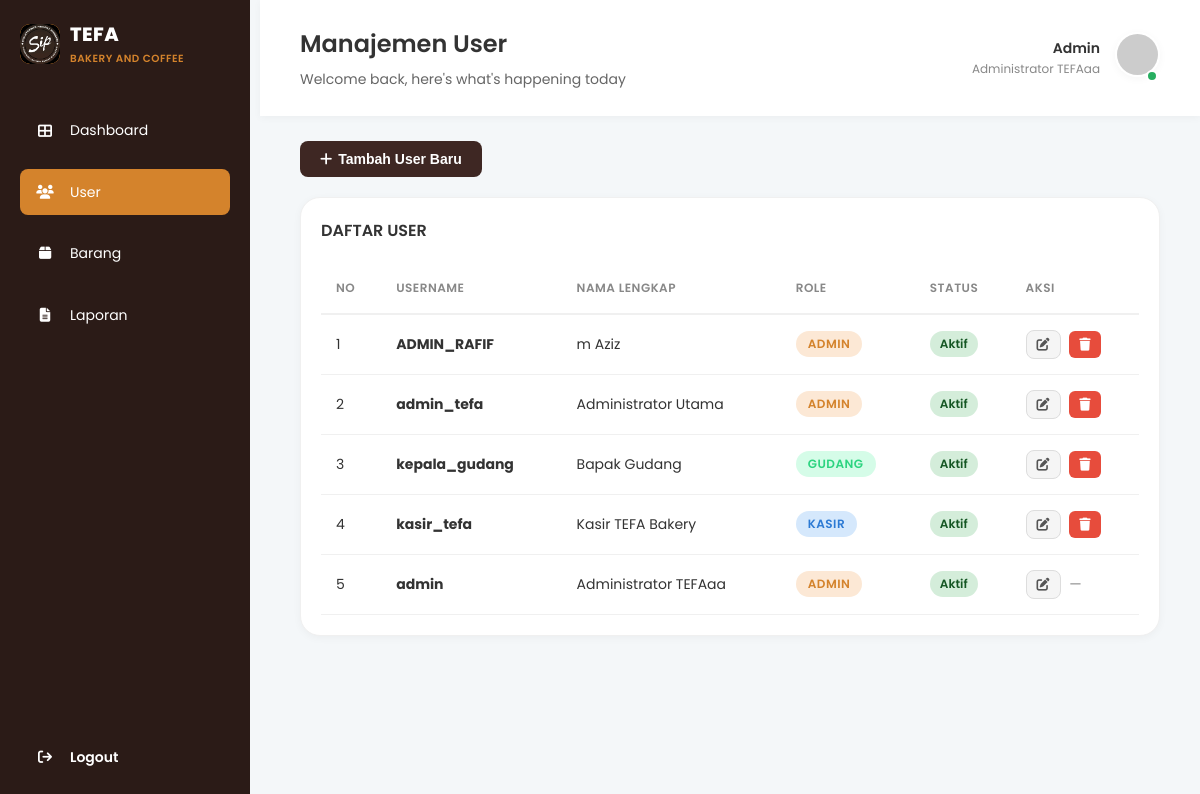
Before: /admin/user.php (signed in) with the older database file.
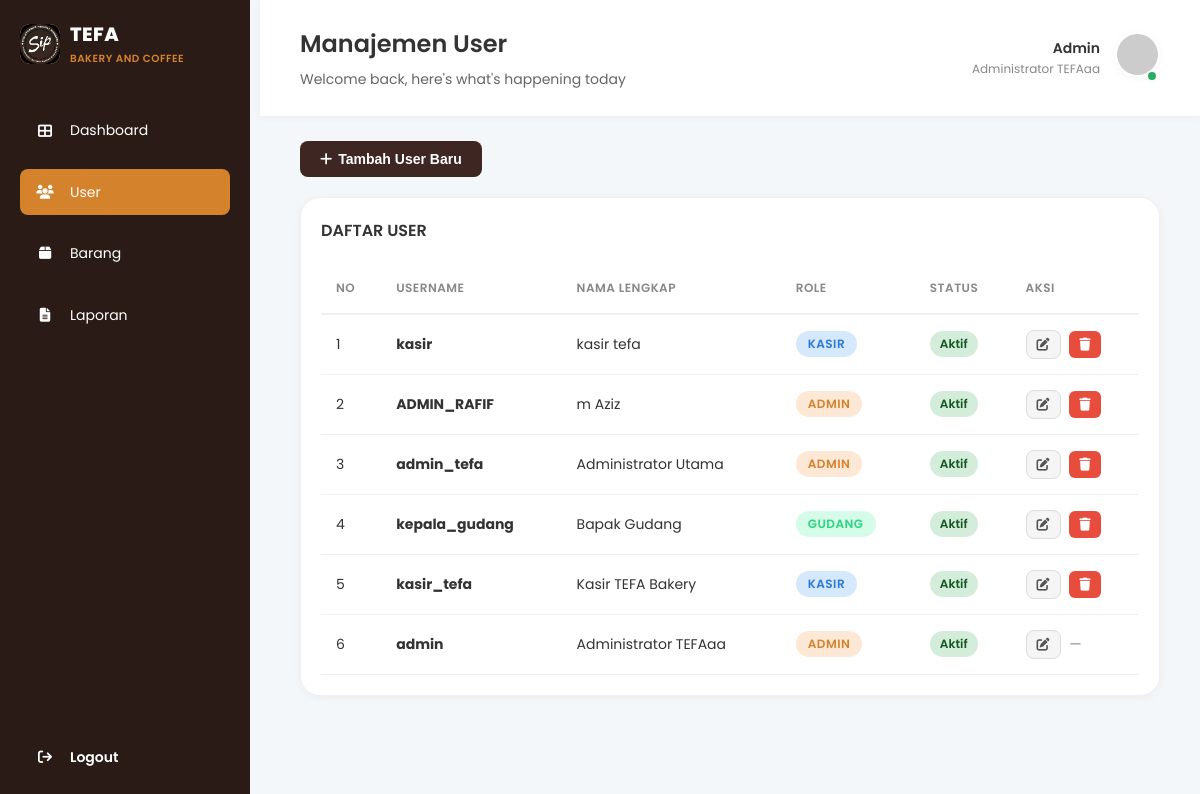
After: the same page with the newer database file.
### tables this page shows
CREATE TABLE `users` (
  `id` int NOT NULL,
  `username` varchar(50) NOT NULL,
  `password` varchar(255) NOT NULL,
  `nama_lengkap` varchar(100) DEFAULT NULL,
  `role` enum('admin','kasir','gudang') NOT NULL,
  `status` enum('aktif','non-aktif') DEFAULT 'aktif'
);

### core/Auth.php (called while the page is built, shortened)
<?php
require_once __DIR__ . '/Database.php';
class Auth
{
    public static function isLoggedIn(): bool
    {
        $storedAgent  = $_SESSION['user_agent'] ?? '';
        $currentAgent = $_SERVER['HTTP_USER_AGENT'] ?? '';
        return true;
    }
    public static function user(): array
    {
        return [
            'id'           => $_SESSION['user_id']      ?? null,
            'username'     => $_SESSION['username']     ?? '',
            'nama_lengkap' => $_SESSION['nama_lengkap'] ?? '',
            'role'         => $_SESSION['role']         ?? '',
        ];
    }
}

### models/UserModel.php (called while the page is built, shortened)
<?php
require_once __DIR__ . '/../core/Database.php';
class UserModel {
    private $db;
    public function __construct() {
        $this->db = Database::getConnection();
    }
    public function getAll($current_user_id = 0) {
        $stmt = $this->db->prepare("SELECT id, username, nama_lengkap, role, status FROM users WHERE id != ? ORDER BY id DESC");
        $stmt->execute([$current_user_id]);
        return $stmt->fetchAll();
    }
}

### core/Database.php (called while the page is built, shortened)
<?php
class Database
{
    private static ?PDO $instance = null;
    public static function getConnection(): PDO
    {
        if (self::$instance === null) {
            try {
                $dsn = sprintf(
                    'mysql:host=%s;dbname=%s;charset=%s',
                    DB_HOST,
                    DB_NAME,
                    DB_CHARSET
                );
                self::$instance = new PDO($dsn, DB_USER, DB_PASS, [
                    PDO::ATTR_ERRMODE            => PDO::ERRMODE_EXCEPTION,
                    PDO::ATTR_DEFAULT_FETCH_MODE => PDO::FETCH_ASSOC,
                    PDO::ATTR_EMULATE_PREPARES   => false,
                ]);
            } catch (PDOException $e) {
                error_log('[DB Error] ' . $e->getMessage());
                throw new RuntimeException('Koneksi database gagal. Hubungi administrator.');
            }
        }
        return self::$instance;
    }
}

### admin/user.php (the view, shortened to what the changed rows need)
<?php
require_once '../core/Auth.php';
require_once __DIR__ . '/../models/UserModel.php';
require_once __DIR__ . '/../core/Auth.php';
$userModel   = new UserModel();
$users       = $userModel->getAll();
$pageHeading  = 'Manajemen User';
?>
<?php include 'includes/header.php'; ?>
<?php include 'includes/sidebar.php'; ?>
    <div class="page-content">
        <section class="table-card">
            <div class="table-responsive">
                <table class="custom-table">
                    <thead>
                        <tr>
                            <th><span class="th-content">No</span></th>
                            <th><span class="th-content">Username</span></th>
                            <th><span class="th-content">Nama Lengkap</span></th>
                            <th><span class="th-content">Role</span></th>
                            <th><span class="th-content">Status</span></th>
                            <th><span class="th-content">Aksi</span></th>
                        </tr>
                    </thead>
                    <tbody>
                        <?php if (empty($users)): ?>
                        <tr>
                            <td colspan="6" style="text-align:center; color:#999; padding:30px;">
                                Belum ada user terdaftar.
                            </td>
                        </tr>
                        <?php else: ?>
                        <?php foreach ($users as $i => $u): ?>
                        <tr>
                            <td><?= $i + 1 ?></td>
                            <td><strong><?= htmlspecialchars($u['username']) ?></strong></td>
                            <td><?= htmlspecialchars($u['nama_lengkap']) ?></td>
                            <td>
                                <span class="role-badge role-<?= htmlspecialchars($u['role']) ?>">
                                    <?= ucfirst(htmlspecialchars($u['role'])) ?>
                                </span>
                            </td>
                            <td>
                                <span class="status-badge status-<?= $u['status'] === 'aktif' ? 'active' : 'inactive' ?>">
                                    <?= $u['status'] === 'aktif' ? 'Aktif' : 'Nonaktif' ?>
                                </span>
                            </td>
                            <td>
                                <button class="btn-secondary" onclick="editUser(
                                    <?= $u['id'] ?>,
                                    '<?= htmlspecialchars($u['username'], ENT_QUOTES) ?>',
                                    '<?= htmlspecialchars($u['nama_lengkap'], ENT_QUOTES) ?>',
                                    '<?= htmlspecialchars($u['role'], ENT_QUOTES) ?>',
                                    '<?= htmlspecialchars($u['status'], ENT_QUOTES) ?>'
                                )" style="padding: 6px 10px; font-size: 13px; margin-right: 5px;">
                                    <i class="fas fa-edit"></i>
                                </button>
                                <?php if ((int)$u['id'] !== (int)($currentUser['id'] ?? 0)): ?>
                                <form method="POST" action="../controllers/AuthController.php"
                                      onsubmit="return confirm('Hapus user <?= htmlspecialchars($u['username'], ENT_QUOTES) ?>?')"
                                      style="display:inline;">
                                    <button type="submit" class="btn-danger-sm">
                                        <i class="fas fa-trash"></i>
                                    </button>
                                </form>
                                <?php else: ?>
                                <span class="text-muted" title="Tidak bisa hapus diri sendiri">—</span>
                                <?php endif; ?>
                            </td>
                        </tr>
                        <?php endforeach; ?>
                        <?php endif; ?>
                    </tbody>
                </table>
            </div>
        </section>
    </div>
    </div>
<?php include 'includes/footer.php'; ?>

### admin/includes/sidebar.php (shortened to what the changed rows need)
<?php
require_once __DIR__ . '/../../core/Auth.php';
$currentUser = Auth::user();
$namaLengkap = htmlspecialchars($currentUser['nama_lengkap'] ?? 'Admin');
$roleLabel   = ucfirst($currentUser['role'] ?? 'admin');
?>
<div class="dashboard-wrapper">
    <main class="main-content" id="main-content">
        <header class="top-bar">
            <div class="page-title">
                <h2 id="pageTitle"><?php echo isset($pageHeading) ? htmlspecialchars($pageHeading) : 'Dashboard'; ?></h2>
            </div>
            <div class="user-meta">
                <div class="user-info">
                    <strong><?= $roleLabel ?></strong>
                    <p><?= $namaLengkap ?></p>
                </div>
            </div>
        </header>

Changed rows visible on the page:
added users: username "kasir", nama_lengkap "kasir tefa", role "KASIR", status "Aktif"
